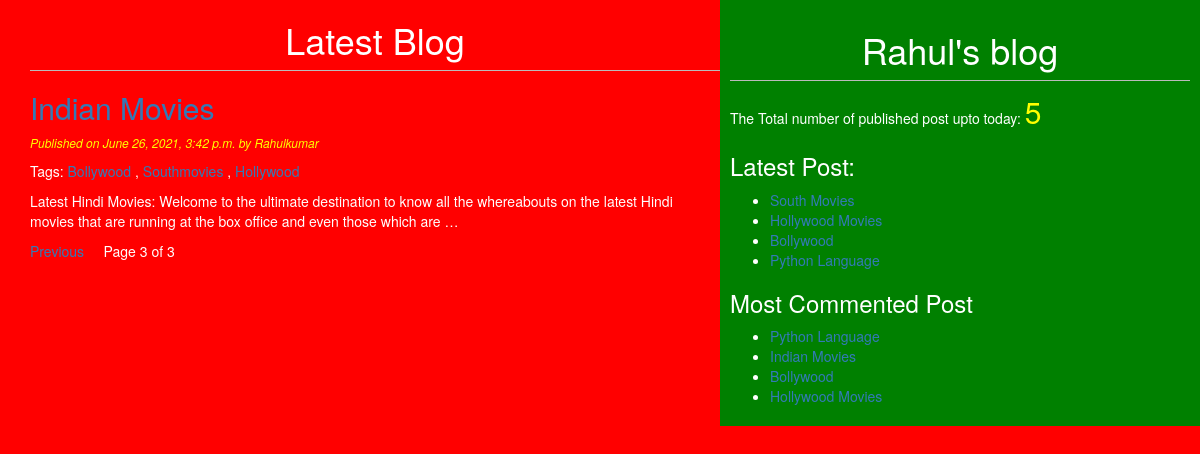
/?page=3, run on the app's committed database.
### blog/models.py (models this page shows, shortened)
class Post(models.Model):
    STATUS_CHOICES=(('draft','Draft'),('published','Published'))
    title=models.CharField(max_length=200)
    slug=models.SlugField(max_length=264,unique_for_date='publish')
    author=models.ForeignKey(User,on_delete=models.CASCADE,related_name='blog_posts')
    body=models.TextField()
    publish=models.DateTimeField(default=timezone.now)
    Created=models.DateTimeField(auto_now_add=True)
    Updated=models.DateTimeField(auto_now=True)
    status=models.CharField(max_length=10,choices=STATUS_CHOICES,default='draft')
    objects=CustomManager()
    tags=TaggableManager()
    class Meta:
        ordering=('-publish',)
    def get_absolute_url(self):
        return reverse('post_detail',args=[self.publish.year,self.publish.strftime('%m'),self.publish.strftime('%d'),self.slug])

### blog/views.py (the view)
# urls.py: path('', views.post_list_view),
def post_list_view(request,tag_slug=None):
    post_list=Post.objects.all()
    tag=None
    if tag_slug:
        tag=get_object_or_404(Tag,slug=tag_slug)
        post_list=post_list.filter(tags__in=[tag])
    paginator=Paginator(post_list,2)
    page_number=request.GET.get('page')
    try:
        post_list=paginator.page(page_number)
    except PageNotAnInteger:
        post_list=paginator.page(1)
    except EmptyPage:
        post_list=paginator.page(paginator.num_pages)
    return render(request,'blog/postlist.html',{'post_list':post_list})

### blog/models.py (called while the page is built)
    def get_queryset(self):
        return super().get_queryset().filter(status='published')

### blog/templatetags/custom_tag.py (called while the page is built)
@register.simple_tag
def total_posts():
    return Post.objects.count()

@register.inclusion_tag('blog/latest_post.html')
def show_latest_post(count=4):
    latest_post= Post.objects.all().order_by('-publish')[:count]
    return {'latest_post':latest_post}

@register.simple_tag
def get_most_commented_post(count=5):
    return Post.objects.annotate(total_comments=Count('comments')).order_by('-total_comments')[:count]

### template/blog/postlist.html (shortened to what this page needs)
{%extends "blog/base.html"%}
    {%block content%}
       <h1>Latest Blog</h1>
       {%for post in post_list%}
          <a href="{{post.get_absolute_url}}"><h2>{{post.title}}</h2></a>
          <p id="date">Published on {{post.publish}} by {{post.author|title}}</p>
           <p>Tags:
            {%for tag in post.tags.all%}
              <a href="{%url 'post_list_by_tag_name' tag.slug %}">{{tag.name}}</a>
              {%if not forloop.last%},{%endif%}
              {%endfor%}
           {{post.body|truncatewords:30|linebreaks}}
       {%endfor%}
       {%include 'blog/pagination.html' with page=post_list%}
    {%endblock%}

### template/blog/base.html (shortened to what this page needs)
<!DOCTYPE html>
{%load custom_tag%}
{%load static%}
<html lang="en" dir="ltr">
  <head>
    <link rel="stylesheet" href="https://maxcdn.bootstrapcdn.com/bootstrap/3.3.7/css/bootstrap.min.css">
    <link rel="stylesheet" href="{%static "css/blog.css"%}">
  </head>
  <body>
    <div class="content">
      {%block content%}{%endblock%}
    </div>
    <div class="sidebar">
      <h1>Rahul's blog</h1>
      <p>The Total number of published post upto today: <span id='pcount'>{%total_posts%}</span></p>
      <h3>Latest Post:</h3>{%show_latest_post 4%}
      <h3>Most Commented Post</h3>
      {%get_most_commented_post 4 as most_commented_post%}
      <ul>
        {%for post in most_commented_post%}
          <li><a href="{{post.get_absolute_url}}">{{post.title}}</a></li>
        {%endfor%}
      </ul>
    </div>
  </body>
</html>

### template/blog/latest_post.html
<ul>
  {%for post in latest_post%}
  <li><a href="{{post.get_absolute_url}}">{{post.title}}</a></li>
  {%endfor%}
</ul>

### static/css/blog.css (style rules this page uses)
.content { width:60%; float:left; padding:0 0 0 30px; background:red; height:100%; }
.sidebar { width:40%; float:right; padding:10px; background:green; height:100%; }
h1 { text-align: center; border-bottom: 1px solid #bbb; padding-bottom: 10px; }
body { color: white; background: red; }
#date { color: yellow; font-size: 12px; font-style: italic; }
#pcount { color:yellow; font-size: 30px; }

### data on the page
Post: title "Indian Movies", publish "June 26, 2021, 3:42 p.m.", author "Rahulkumar", body "Latest Hindi Movies: Welcome to the ultimate destination to know all the whereabouts on the latest Hindi movies that are running at the box office and even those which are …"
Tag: name "Bollywood"
Tag: name "Southmovies"
Tag: name "Hollywood"
Post: title "South Movies"
Post: title "Hollywood Movies"
Post: title "Bollywood"
Post: title "Python Language"

### other printed values
{{ page.number }} "3"
{{ page.paginator.num_pages }} "3"
